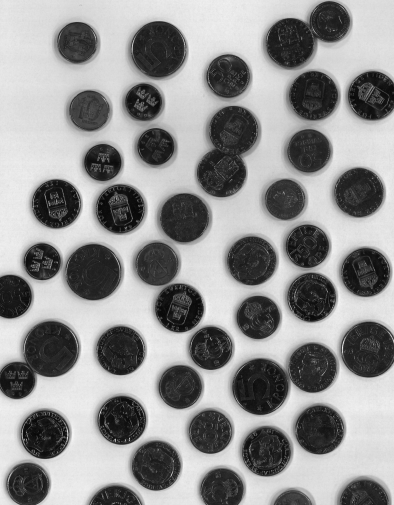
%> input picture lab3_material/coins.tif, 394 x 505 px
$ octave segmentation.m   (GNU Octave 9; MATLAB toolbox functions it lacks are replaced by stand-ins)
%> lines starting %> are read from the running program, lines starting %| are printed output that depends on the picture; in (x1, y1, x2, y2) boxes, pixels count from 0 and x2, y2 are one past the last pixel; in counts of white or black regions, pixels touching at a corner belong together; the program's own positions count from 1
% Segmentation

% read image
%Img = imread('bacteria.tif');
Img = imread('coins.tif');
%> Img is the input picture: size 505x394 uint8; min 8, max 246, mean 144.7
% Img = Img(1:200,101:300); %smaller image, 14 coins

% mean filter, clean noise
Img = imfilter(Img,[1 1 1; 1 1 1; 1 1 1]./9);

% get threshold for grayscale
thresh = .3; %graythresh(Img);
Bw_Img = ~im2bw(Img, thresh);
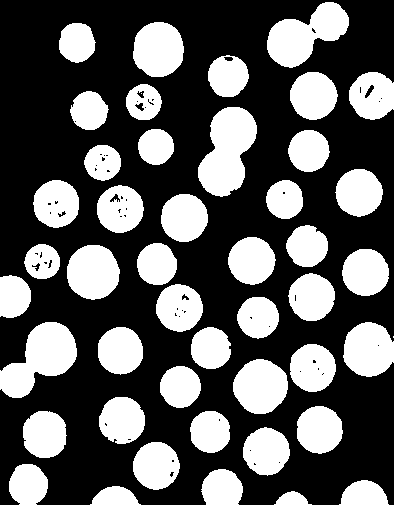
%> Bw_Img: size 505x394 logical; 35.9% white; 47 white regions (2 under 20 px), largest, box (x1, y1, x2, y2) and area: (198, 107, 257, 197) 3461, (0, 322, 77, 398) 3244, (267, 2, 349, 68) 2986

% close holes
Bw_Img = bwmorph(Bw_Img, 'close');
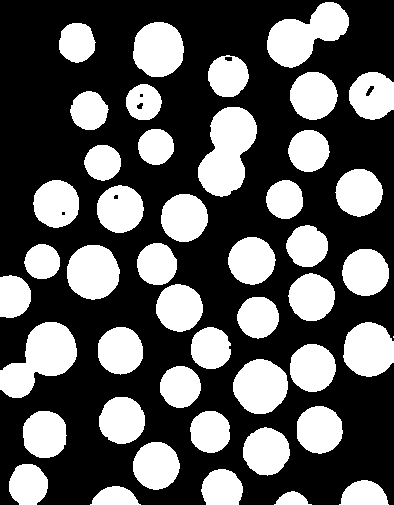
%> Bw_Img: size 505x394 logical; 36.1% white; 46 white regions (1 under 20 px), largest, box (x1, y1, x2, y2) and area: (198, 107, 257, 197) 3464, (0, 322, 77, 398) 3246, (267, 2, 349, 68) 2998

% distance
Dist_Img = bwdist(~Bw_Img);
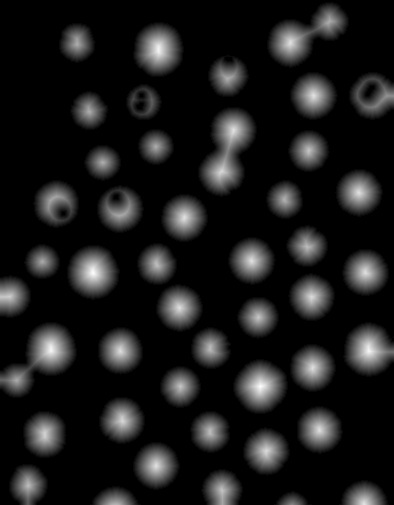
%> Dist_Img: size 505x394 single; min 0, max 26.17, mean 2.8; drawn with min black and max white
% Dist_Img = imfilter(Dist_Img,[1 1 1; 1 1 1; 1 1 1]./9);

% complement
Dist_Img = ~Dist_Img;
%Dist_Img(~Bw_Img) = -Inf;

% watershed
Ws_Img = watershed(Dist_Img);
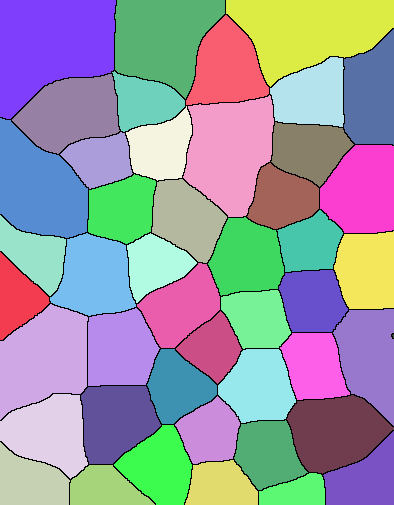
%> Ws_Img: size 505x394 uint8; 47 distinct labels, from 0 to 46; one colour per label, 0 black
Ws_Img(~Bw_Img) = 0;
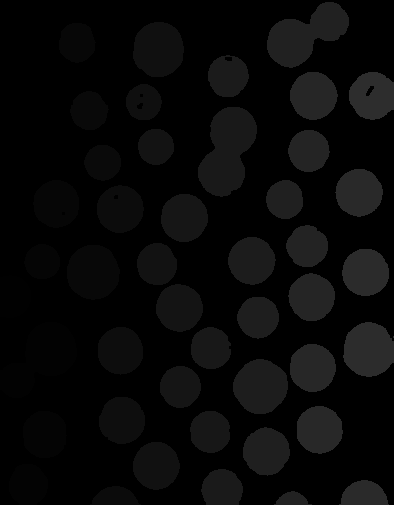
%> Ws_Img: size 505x394 uint8; min 0, max 46, mean 8.4

% label segments
Lb_Img = Ws_Img; % bwlabel(Ws_Img);

% abstract property name
prop='Area';
F = regionprops(Lb_Img, prop, 'Centroid');
%> F = 46 regions; largest, Area and Centroid: 3464 [228.1 151.8], 3246 [40.8 359.4], 2998 [306.4 35.1], 2304 [261.2 387.1], 2282 [93.7 272.8]

rows = 2;
cols = 3;
% _____________ row 1
subplot(rows,cols,1), imshow(Img);
subplot(rows,cols,2), imshow(Dist_Img);
subplot(rows,cols,3), imshow(label2rgb(Ws_Img, 'spring'));
%> after `imshow(label2rgb(Ws_Img, 'spring'))`:
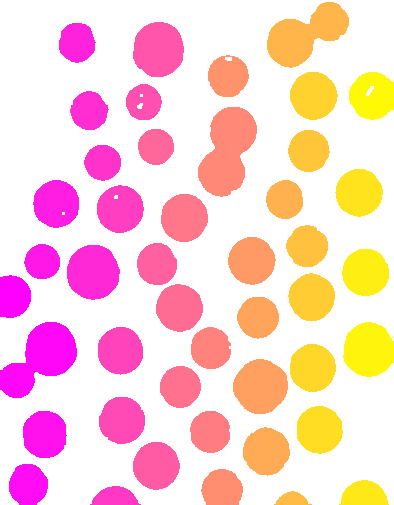
%> displayed picture: size 505x394x3, on the screen's scale of 0 to 255; mean R, G, B 255, 208.6, 209.3

% _____________ row 2

% label regions
% for each centroid, put a label there.
subplot(rows,cols,4), imshow(Img);
hold on
for k = 1:numel(F)
    text(F(k).Centroid(1), F(k).Centroid(2), num2str(k), ...
        'Color', 'y', 'HorizontalAlignment', 'center')
end
%> this loop made 46 passes
hold off

% histogram
fname = fieldnames(F); % keeping the property name abstract
%> fname = {'Area', 'Centroid'}
regions = [ F.Area ];
%> regions = 46 values, max 3464 at index 25, min 2 at index 46, mean 1562.8
% [5 lines of commented-out code are left out]
subplot(rows,cols,5), hist(regions(1:end), 20);
%> after `hist(regions(1:end), 20)`:
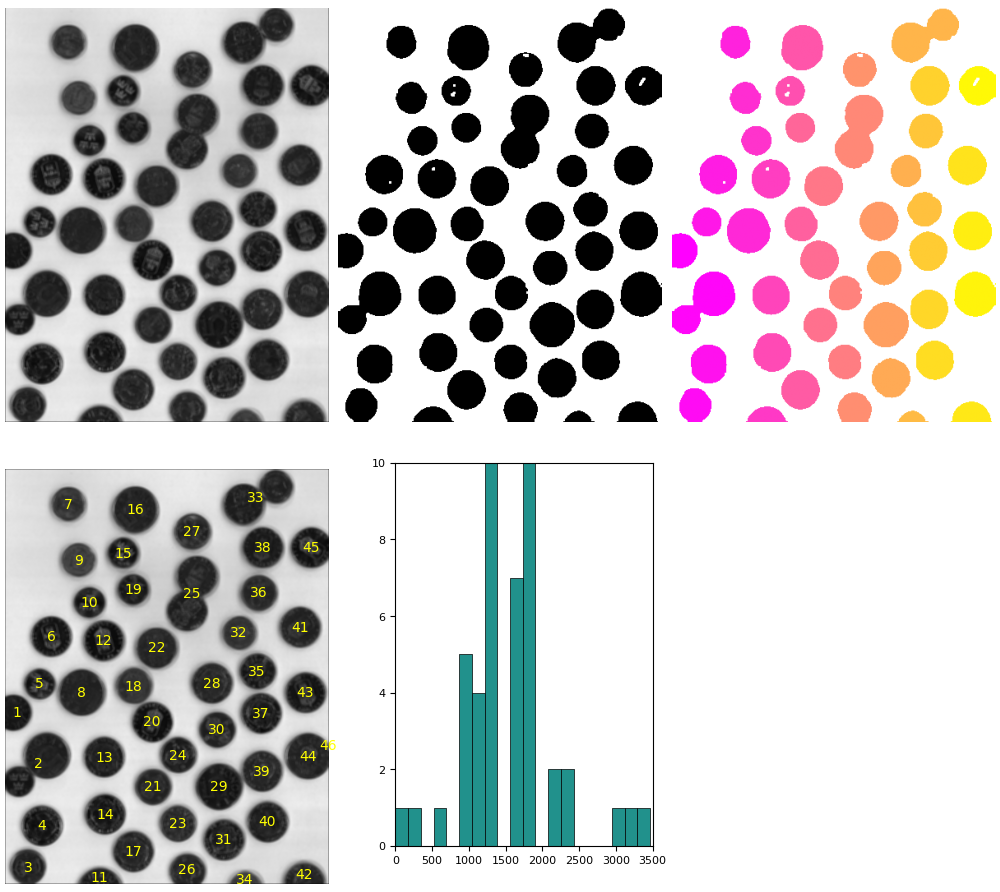
%> figure redrawn from the program's plot data, 5 panels
